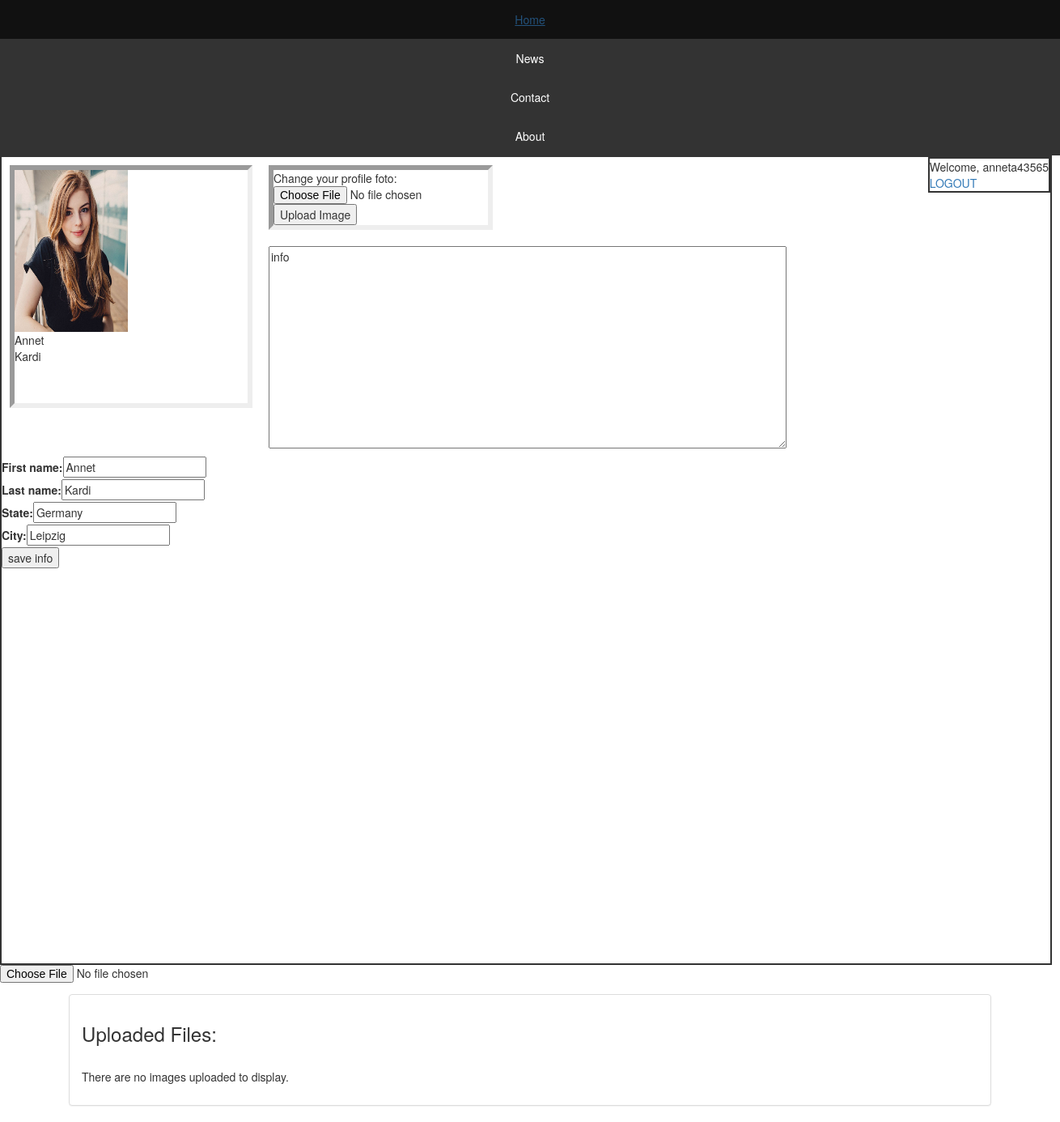
The app's page /personal_page_edit.php?user_activation_code=e5a2b453706cb51e47f768848d7c5bb7&&user_id=fdssdffsddsf (signed in), older data.
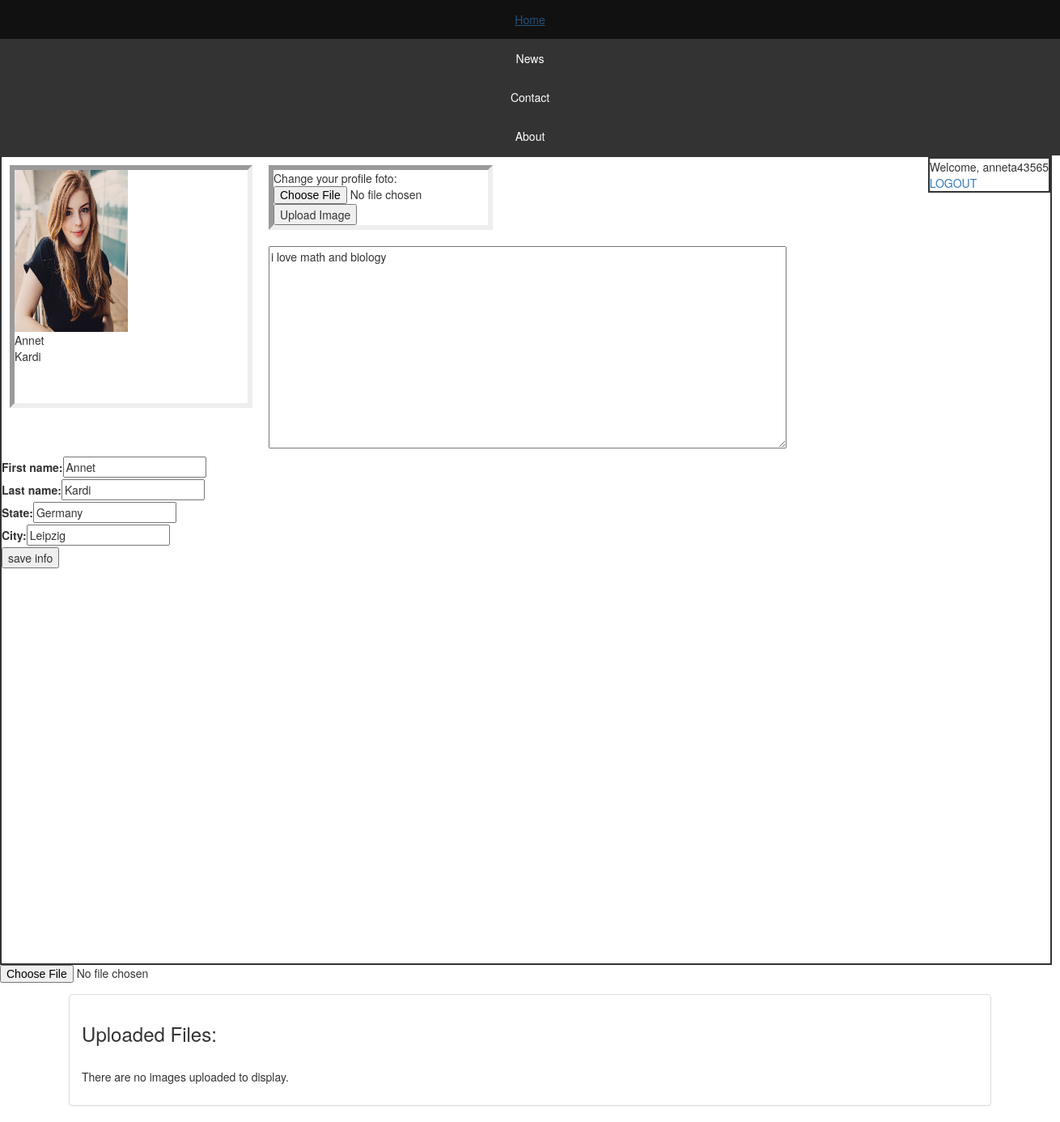
The same page, newer data.
### tables this page shows
CREATE TABLE `register_user` (
  `register_user_id` int(11) NOT NULL,
  `user_name` varchar(250) NOT NULL,
  `user_email` varchar(250) NOT NULL,
  `user_password` varchar(250) NOT NULL,
  `user_activation_code` varchar(250) NOT NULL,
  `user_id` varchar(255) NOT NULL,
  `user_email_status` enum('not verified','verified') NOT NULL,
  `first_name` varchar(1000) NOT NULL,
  `last_name` varchar(1000) NOT NULL,
  `country` varchar(1000) NOT NULL,
  `city` varchar(1000) NOT NULL,
  `birth_date` date DEFAULT NULL,
  `profile_foto` varchar(1000) NOT NULL,
  `details` varchar(1000) NOT NULL,
  `gender` varchar(255) NOT NULL,
  `weight` int(255) NOT NULL,
  `height` int(255) NOT NULL
);

### personal_page_edit.php (the view, shortened to what this page needs)
<head>
</head>
<ul>
  <li><a class="active" href="https://lovoneo.com">Home</a></li>
  <li><a href="#news">News</a></li>
  <li><a href="#contact">Contact</a></li>
  <li><a href="#about">About</a></li>
</ul>
<?php
$user_activation_code=$_GET["user_activation_code"];
$con= new PDO(DB_DSN, DB_USERNAME, DB_PASSWORD);
$sthandler = $con->prepare("SELECT TIMESTAMPDIFF(YEAR, `birth_date`, CURDATE()) AS age, city, country,  details, first_name, last_name, profile_foto FROM register_user  WHERE user_activation_code = '$user_activation_code'");
$sthandler->execute();
?>
<div class ="main">
                <div class="welcom" > <?php
   if (isset($_SESSION['user_name'])) {
   echo 'Welcome, '.$_SESSION['user_name'];
}
echo'<br>';
echo'<a href="logout.php">LOGOUT</a>';
?>
</div>
<?php while($row = $sthandler->fetch(PDO::FETCH_ASSOC)) : ?>
<div class="clearfix_card"><img src = "<?php echo $row ['profile_foto']?>" width="140" height="200"><br>
<?php echo $row ['first_name']?><br>
<?php echo $row ['last_name']?><br>
</div>
<form class ="button_foto" action="" method="post" enctype="multipart/form-data">
Change your profile foto:
<input type="file" name="fileToUpload" id="fileToUpload">
<input type="submit" value="Upload Image" name="submit">
</form>
<form action="" method="post" enctype="multipart/form-data">
<textarea name="details"><?php echo $row ['details']?></textarea>
<div class="input_block"><label for="first_name">First name: </label><input type="text" name="first_name" id="first_name"  value="<?php echo $row ['first_name']?>"><br>
<label for="last_name">Last name: </label><input type="text" name="last_name" id="last_name"  value="<?php echo $row ['last_name']?>"><br>
<label for="country">State: </label><input type="text" name="country" id="country"  value="<?php echo $row ['country']?>"><br>
<label for="city">City: </label><input type="text" name="city" id="city"  value="<?php echo $row ['city']?>"><br>
</div>
<input type="submit" value="save info" name="save" id="save">
</form>
</div>
<?php endwhile;?>
<div class = "album">
<?php include('fotos/index.php');
	include('fotos/upload.php');?>
</div>
<div class = "view">
<?php
include('fotos/view.php');?>
</div>

Row changes from the older to the newer data that the page shows:
changed register_user "Annet": details "info" → "i love math and biology"
